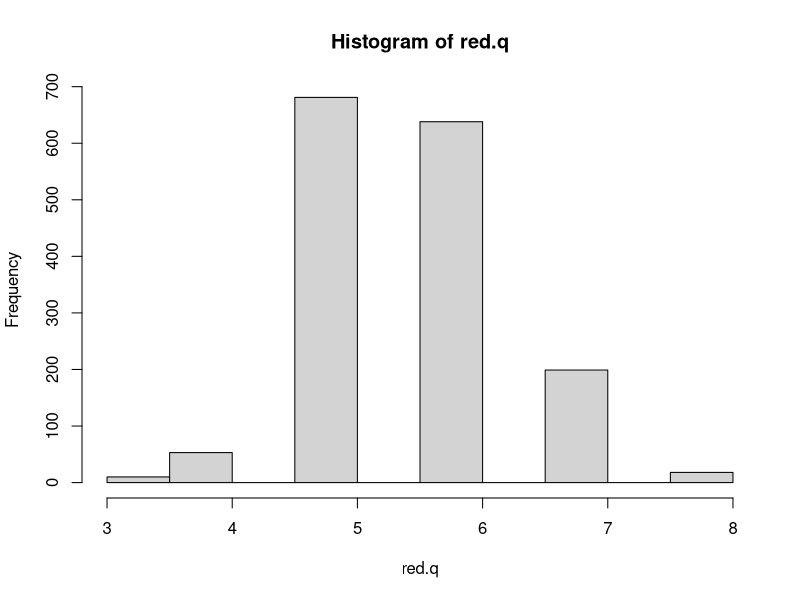
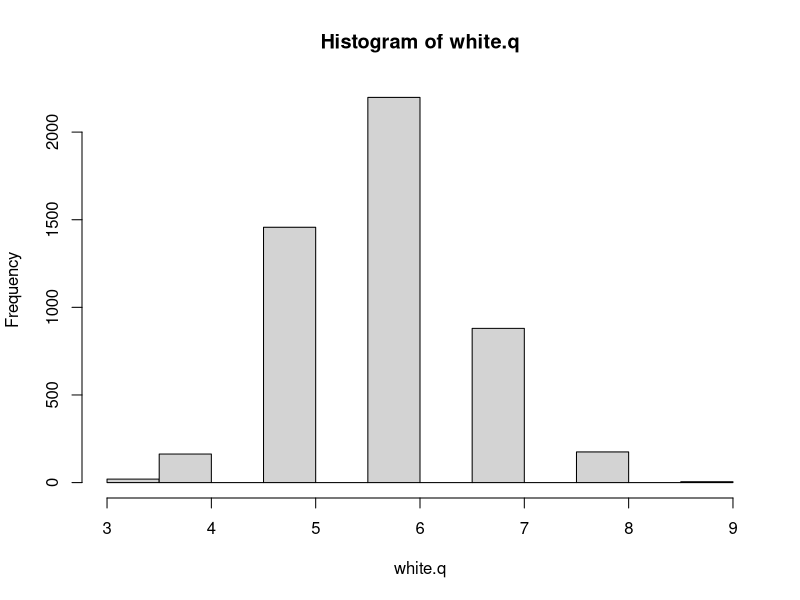
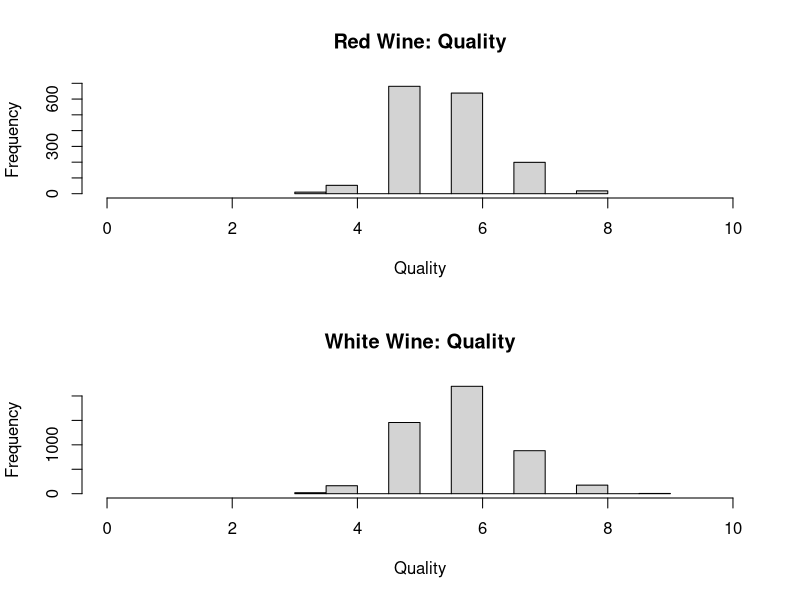

Here is the R script that generated these plots, in order:
### Code Exploration & Clean up
library(sampling)
library(dplyr)
# The original files were in *.csv format, but were actually delimited with semi colons ; instead of commas. Opened files in Excel, and convered to actual Comma delimited files. These are the "winequality-red-new" and "winequality-white-new" files.


redwine <- read.csv("data/winequality-red-new.csv", header=T, stringsAsFactors=F)
nrow(redwine) #1599 rows of data

whitewine <- read.csv("data/winequality-white-new.csv", header=T, stringsAsFactors=F)
nrow(whitewine) #4898 rows of data.


# ----- REd Wine -----
red.q <- redwine$quality
hist(red.q)
quantile(red.q, seq=c(0, .25, .5, .75, 1))
# min is 3, max is 8
# 0%  25%  50%  75% 100% 
# 3    5    6    6    8 

table(red.q)
# 3   4   5   6   7   8 
# 10  53 681 638 199  18
# we will need to do some sort of stratified sampling to make sure we have all the fields represented.

red.n <- c(10,53,681,638,199,18)
red.size <- ceiling(red.n*(600/1600)) # take a little more than 1/3 of observations. round up to whole #'s

# stratified sample 
s=strata(redwine[order(redwine$quality),], c("quality"), size=red.size, method="srswor" )
redwine.samp <- getdata(redwine[order(redwine$quality),],s) # gives you the rows IN the sample, but can't get the rows NOT in sample

redwine.sort <- tbl_df(redwine[order(redwine$quality),])
redwine.sort$row_id <- seq(1:nrow(redwine))

samp_ids <- s$ID_unit

filter(redwine.sort, row_id %in% samp_ids)
head(redwine.samp)
# these give me the same results as getdata(). The redwine.samp has extra colums for stratum # and inclusion probability, but i don't think we need those right now.
#   what we DO need, is the ability to get the rows NOT in the sample, which "getdata" doesn't seem to allow. 

# break up into our two sets.
red.samp <- filter(redwine.sort, row_id %in% samp_ids) # 602
red.training <- filter(redwine.sort, !row_id %in% samp_ids)  #997
# 602+997=1599

# save to files.
write.csv(red.samp, "data/redwine-testset.csv", row.names=FALSE )
write.csv(red.training, "data/redwine-trainingset.csv", row.names=FALSE)


# ----- White Wine -----
white.q <- whitewine$quality
hist(white.q)
quantile(white.q, seq=c(0, .25, .5, .75, 1))
# 0%  25%  50%  75% 100% 
# 3    5    6    6    9 
table(white.q)
# 3    4    5    6    7    8    9 
# 20  163 1457 2198  880  175    5 

# still clusterd around 5/6, min is 3 but max is 9 (very few)
white.n <- c(20,163,1457,2198,880,175,5)

white.n*600/1600
#   7.500  61.125 546.375 824.250 330.000  65.625   1.875
white.n*900/4898
# 3.6749694  29.9510004 267.7215190 403.8791343 161.6986525  32.1559820   0.9187423
4898*600/1600
#[1] 1836.75  # going to go with the same proportion as the redwine so we have 2 of the 9's in the testing set. 
# this still leaves us about 3,000 samples to train on.

# get sample sizes
white.size <- ceiling(white.n*600/1600)

# sort & add row #'s to original data (strata() requires data sorted by strata)
white.sort <- tbl_df(whitewine[order(whitewine$quality),])
white.sort$row_id <- seq(1:nrow(whitewine))

# do the stratified sampling
w <- strata(white.sort, c("quality"), size=white.size, method="srswor" )
samp_id.w <- w$ID_unit

# break up original data into our two sets
white.samp <- filter(white.sort, row_id %in% samp_id.w) # 1840 obs
white.train <- filter(white.sort, !row_id %in% samp_id.w) # 3058 obs
# 1840+3058 = 4898

# write to file.
write.csv(white.samp, "data/whitewine-testset.csv", row.names=FALSE )
write.csv(white.train, "data/whitewine-trainingset.csv", row.names=FALSE)

# --- Combined Graph to Save ---
par(mfrow=c(2,1))
hist(red.q, xlim=c(0,10), main="Red Wine: Quality", xlab="Quality")
hist(white.q, xlim=c(0,10), main="White Wine: Quality", xlab="Quality")
